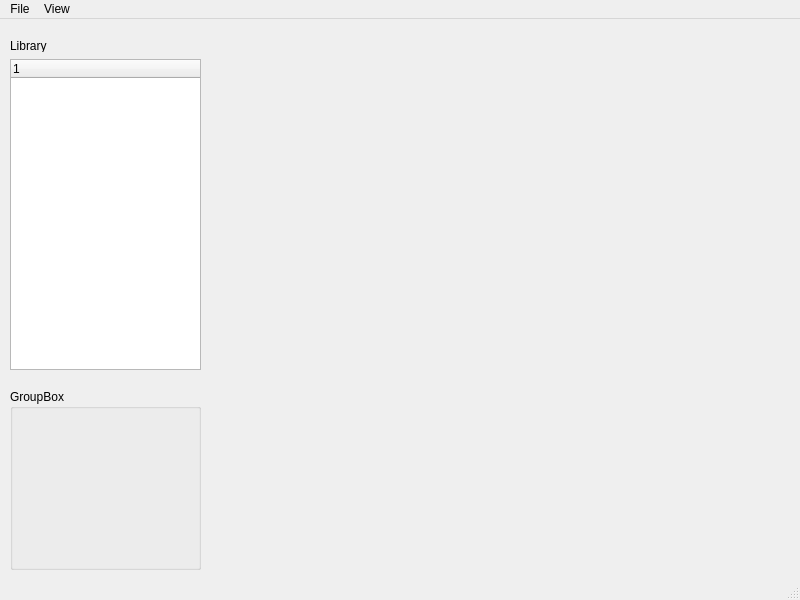
<?xml version="1.0" encoding="UTF-8"?>
<ui version="4.0">
 <class>MainWindow</class>
 <widget class="QMainWindow" name="MainWindow">
  <property name="geometry">
   <rect>
    <x>0</x>
    <y>0</y>
    <width>800</width>
    <height>600</height>
   </rect>
  </property>
  <property name="windowTitle">
   <string>MainWindow</string>
  </property>
  <widget class="QWidget" name="centralwidget">
   <widget class="QTreeWidget" name="lib_list">
    <property name="geometry">
     <rect>
      <x>10</x>
      <y>40</y>
      <width>191</width>
      <height>311</height>
     </rect>
    </property>
    <column>
     <property name="text">
      <string notr="true">1</string>
     </property>
    </column>
   </widget>
   <widget class="QGroupBox" name="groupBox">
    <property name="geometry">
     <rect>
      <x>10</x>
      <y>370</y>
      <width>191</width>
      <height>181</height>
     </rect>
    </property>
    <property name="title">
     <string>GroupBox</string>
    </property>
   </widget>
   <widget class="QLabel" name="label">
    <property name="geometry">
     <rect>
      <x>10</x>
      <y>20</y>
      <width>47</width>
      <height>13</height>
     </rect>
    </property>
    <property name="text">
     <string>Library</string>
    </property>
   </widget>
  </widget>
  <widget class="QMenuBar" name="menubar">
   <property name="geometry">
    <rect>
     <x>0</x>
     <y>0</y>
     <width>800</width>
     <height>21</height>
    </rect>
   </property>
   <widget class="QMenu" name="menuFile">
    <property name="title">
     <string>File</string>
    </property>
   </widget>
   <widget class="QMenu" name="menuView">
    <property name="title">
     <string>View</string>
    </property>
   </widget>
   <addaction name="menuFile"/>
   <addaction name="menuView"/>
  </widget>
  <widget class="QStatusBar" name="statusbar"/>
 </widget>
 <resources/>
 <connections/>
</ui>
